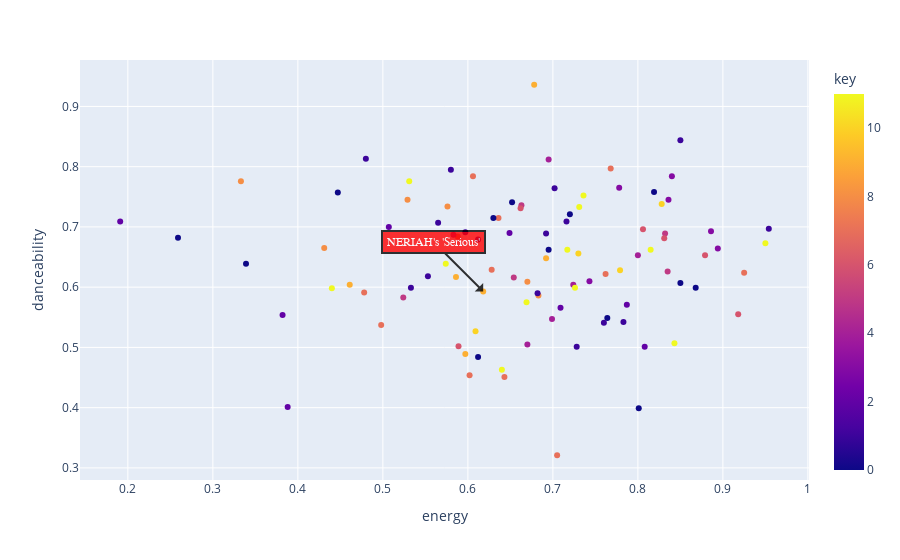

Source (notebook cell):
### Code cell
hover_columns = ['name', 'artist', 'added_at', 'tempo', 'valence']
fig = px.scatter(most_recently_added, x="energy", y='danceability', color='key', color_discrete_sequence=px.colors.qualitative.Bold, hover_data=hover_columns)

# Find the index of the song "Shape of You" in the most_recently_added dataframe
song_index = most_recently_added[most_recently_added['name'] == 'Serious'].index[0]

# Get the x and y coordinates of the point corresponding to the song
x_coord = most_recently_added.loc[song_index, 'energy']
y_coord = most_recently_added.loc[song_index, 'danceability']

# Create the arrow and text annotation
fig.add_annotation(
    x=x_coord,
    y=y_coord,
    ax=x_coord-50,
    ay=y_coord-50,
    text="NERIAH's 'Serious'",
    arrowhead=1,
    showarrow=True,
    font=dict(
        family="Courier New, monospace",
        size=12,
        color="#ffffff"
    ),
    align="center",
    arrowcolor="black",
    arrowwidth=2,
    arrowsize=1,
    bordercolor="black",
    borderwidth=2,
    borderpad=4,
    bgcolor="red",
    opacity=0.8
)

# Show the plot
fig.show()

### Figure 1 — Plotly figure (JSON) as saved in the notebook; plotly's stock layout.template omitted (floating-point values rounded to 4 significant figures; data arrays with more than 128 entries replaced by an {"elided": "..."} marker saying what was removed)
{"data": [{"customdata": {"elided": "100x5 mixed values"}, "hovertemplate": "energy=%{x}<br>danceability=%{y}<br>name=%{customdata[0]}<br>artist=%{customdata[1]}<br>added_at=%{customdata[2]}<br>tempo=%{customdata[3]}<br>valence=%{customdata[4]}<br>key=%{marker.color}<extra></extra>", "legendgroup": "", "marker": {"color": [11, 1, 1, 9, 6, 9, 9, 1, 5, 7, 11, 1, 8, 2, 2, 6, 7, 6, 9, 3, 11, 5, 1, 8, 0, 0, 3, 1, 11, 4, 1, 1, 7, 9, 0, 10, 4, 7, 1, 8, 4, 4, 0, 1, 11, 0, 3, 0, 7, 2, 10, 10, 0, 11, 4, 6, 4, 1, 7, 8, 8, 3, 2, 0, 11, 5, 5, 2, 7, 5, 11, 3, 6, 1, 6, 7, 9, 1, 11, 11, 2, 7, 7, 1, 11, 0, 1, 7, 2, 8, 7, 0, 2, 0, 3, 1, 10, 11, 0, 0], "coloraxis": "coloraxis", "symbol": "circle"}, "mode": "markers", "name": "", "orientation": "v", "showlegend": false, "type": "scatter", "x": [0.44, 0.58, 0.565, 0.678, 0.918, 0.597, 0.586, 0.702, 0.663, 0.588, 0.717, 0.85, 0.431, 0.808, 0.649, 0.662, 0.762, 0.589, 0.618, 0.743, 0.95, 0.832, 0.716, 0.333, 0.339, 0.819, 0.836, 0.48, 0.669, 0.67, 0.533, 0.553, 0.478, 0.692, 0.85, 0.779, 0.724, 0.606, 0.728, 0.576, 0.583, 0.8, 0.612, 0.612, 0.726, 0.447, 0.84, 0.801, 0.768, 0.507, 0.73, 0.609, 0.695, 0.731, 0.699, 0.831, 0.695, 0.954, 0.705, 0.683, 0.529, 0.778, 0.388, 0.764, 0.574, 0.835, 0.654, 0.787, 0.602, 0.524, 0.736, 0.894, 0.879, 0.783, 0.806, 0.628, 0.461, 0.682, 0.815, 0.64, 0.709, 0.925, 0.643, 0.597, 0.843, 0.652, 0.76, 0.636, 0.191, 0.67, 0.498, 0.63, 0.382, 0.259, 0.886, 0.692, 0.828, 0.531, 0.72, 0.868], "xaxis": "x", "y": [0.598, 0.795, 0.707, 0.936, 0.555, 0.489, 0.617, 0.764, 0.736, 0.684, 0.662, 0.844, 0.665, 0.501, 0.69, 0.731, 0.622, 0.502, 0.593, 0.61, 0.673, 0.689, 0.709, 0.776, 0.639, 0.758, 0.745, 0.813, 0.575, 0.505, 0.599, 0.618, 0.591, 0.648, 0.607, 0.628, 0.604, 0.784, 0.501, 0.734, 0.687, 0.653, 0.484, 0.679, 0.599, 0.757, 0.784, 0.399, 0.797, 0.7, 0.656, 0.527, 0.662, 0.733, 0.547, 0.681, 0.812, 0.697, 0.321, 0.586, 0.745, 0.765, 0.401, 0.549, 0.639, 0.626, 0.616, 0.571, 0.454, 0.583, 0.752, 0.664, 0.653, 0.542, 0.696, 0.629, 0.604, 0.59, 0.662, 0.463, 0.566, 0.624, 0.451, 0.691, 0.507, 0.741, 0.541, 0.715, 0.709, 0.609, 0.537, 0.715, 0.554, 0.682, 0.693, 0.689, 0.738, 0.776, 0.721, 0.599], "yaxis": "y"}], "layout": {"annotations": [{"align": "center", "arrowcolor": "black", "arrowhead": 1, "arrowsize": 1, "arrowwidth": 2, "ax": -49.38, "ay": -49.41, "bgcolor": "red", "bordercolor": "black", "borderpad": 4, "borderwidth": 2, "font": {"color": "#ffffff", "family": "Courier New, monospace", "size": 12}, "opacity": 0.8, "showarrow": true, "text": "NERIAH's 'Serious'", "x": 0.618, "y": 0.593}], "coloraxis": {"colorbar": {"title": {"text": "key"}}, "colorscale": [[0, "#0d0887"], [0.1111, "#46039f"], [0.2222, "#7201a8"], [0.3333, "#9c179e"], [0.4444, "#bd3786"], [0.5556, "#d8576b"], [0.6667, "#ed7953"], [0.7778, "#fb9f3a"], [0.8889, "#fdca26"], [1, "#f0f921"]]}, "legend": {"tracegroupgap": 0}, "margin": {"t": 60}, "xaxis": {"anchor": "y", "domain": [0, 1], "title": {"text": "energy"}}, "yaxis": {"anchor": "x", "domain": [0, 1], "title": {"text": "danceability"}}}}
